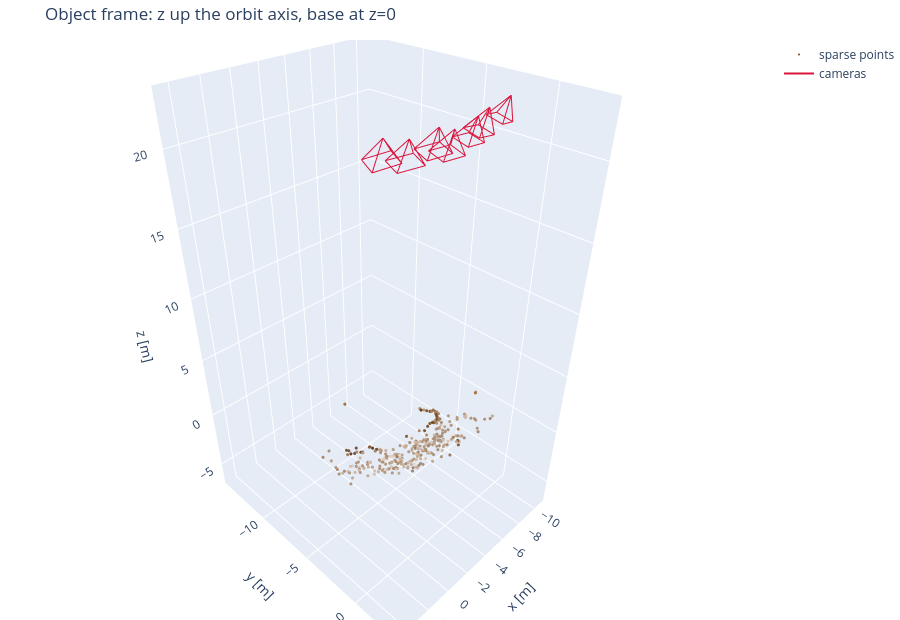

Write notebook code for a chart like this one.
### Markdown cell above
## Object frame from the orbit
`object_frame_from_orbit` finds the orbit plane (camera centres) and makes its normal +z, with the base at z=0. Afterwards the object sits upright on the origin, which is what `SplatFit.MATCH_BODY_XY` assumes.

### Code cell
sfm_obj = sfm.in_frame(object_frame_from_orbit(sfm))

sfm_figure(
    sfm_obj.points_world,
    sfm_obj.colors,
    sfm_obj.t_world_cam_list,
    title="Object frame: z up the orbit axis, base at z=0",
).show()
z_obj = sfm_obj.points_world[:, 2]
print(
    f"object-frame z range of sparse points: {np.percentile(z_obj, 2):.3f} .. {np.percentile(z_obj, 98):.3f}"
)

### Figure 1 — Plotly figure (JSON) as saved in the notebook; plotly's stock layout.template omitted (floating-point values rounded to 4 significant figures; data arrays with more than 128 entries replaced by an {"elided": "..."} marker saying what was removed)
{"data": [{"hoverinfo": "skip", "marker": {"color": {"elided": "349 str values"}, "size": 1.8}, "mode": "markers", "name": "sparse points", "type": "scatter3d", "x": {"elided": "349 float values"}, "y": {"elided": "349 float values"}, "z": {"elided": "349 float values"}}, {"line": {"color": "crimson", "width": 2}, "mode": "lines", "name": "cameras", "type": "scatter3d", "x": [-8.836, -10.43, -10.64, -9.045, -8.836, NaN, -10.11, -8.836, NaN, -10.11, -10.43, NaN, -10.11, -10.64, NaN, -10.11, -9.045, NaN, -5.994, -7.635, -7.734, -6.093, -5.994, NaN, -7.157, -5.994, NaN, -7.157, -7.635, NaN, -7.157, -7.734, NaN, -7.157, -6.093, NaN, -5.474, -7.132, -7.213, -5.555, -5.474, NaN, -6.571, -5.474, NaN, -6.571, -7.132, NaN, -6.571, -7.213, NaN, -6.571, -5.555, NaN, -3.032, -4.712, -4.65, -2.97, -3.032, NaN, -3.91, -3.032, NaN, -3.91, -4.712, NaN, -3.91, -4.65, NaN, -3.91, -2.97, NaN, -2.301, -3.966, -3.801, -2.136, -2.301, NaN, -2.988, -2.301, NaN, -2.988, -3.966, NaN, -2.988, -3.801, NaN, -2.988, -2.136, NaN, -0.5182, -2.159, -1.92, -0.2794, -0.5182, NaN, -1.102, -0.5182, NaN, -1.102, -2.159, NaN, -1.102, -1.92, NaN, -1.102, -0.2794, NaN, 0.2599, -1.346, -1.063, 0.5431, 0.2599, NaN, -0.1656, 0.2599, NaN, -0.1656, -1.346, NaN, -0.1656, -1.063, NaN, -0.1656, 0.5431, NaN], "y": [-3.053, -3.484, -2.439, -2.008, -3.053, NaN, -2.377, -3.053, NaN, -2.377, -3.484, NaN, -2.377, -2.439, NaN, -2.377, -2.008, NaN, -2.396, -2.637, -1.564, -1.324, -2.396, NaN, -1.614, -2.396, NaN, -1.614, -2.637, NaN, -1.614, -1.564, NaN, -1.614, -1.324, NaN, -2.683, -2.874, -1.797, -1.606, -2.683, NaN, -1.873, -2.683, NaN, -1.873, -2.874, NaN, -1.873, -1.797, NaN, -1.873, -1.606, NaN, -2.203, -2.134, -1.05, -1.119, -2.203, NaN, -1.264, -2.203, NaN, -1.264, -2.134, NaN, -1.264, -1.05, NaN, -1.264, -1.119, NaN, -2.548, -2.29, -1.217, -1.476, -2.548, NaN, -1.525, -2.548, NaN, -1.525, -2.29, NaN, -1.525, -1.217, NaN, -1.525, -1.476, NaN, -2.841, -2.458, -1.399, -1.781, -2.841, NaN, -1.777, -2.841, NaN, -1.777, -2.458, NaN, -1.777, -1.399, NaN, -1.777, -1.781, NaN, -3.733, -3.251, -2.206, -2.689, -3.733, NaN, -2.647, -3.733, NaN, -2.647, -3.251, NaN, -2.647, -2.206, NaN, -2.647, -2.689, NaN], "z": [21.49, 21.16, 20.8, 21.14, 21.49, NaN, 22.45, 21.49, NaN, 22.45, 21.16, NaN, 22.45, 20.8, NaN, 22.45, 21.14, NaN, 21.6, 21.3, 20.98, 21.28, 21.6, NaN, 22.61, 21.6, NaN, 22.61, 21.3, NaN, 22.61, 20.98, NaN, 22.61, 21.28, NaN, 21.15, 20.92, 20.61, 20.84, 21.15, NaN, 22.22, 21.15, NaN, 22.22, 20.92, NaN, 22.22, 20.61, NaN, 22.22, 20.84, NaN, 21.16, 21.06, 20.77, 20.88, 21.16, NaN, 22.32, 21.16, NaN, 22.32, 21.06, NaN, 22.32, 20.77, NaN, 22.32, 20.88, NaN, 21.37, 21.38, 21.09, 21.08, 21.37, NaN, 22.58, 21.37, NaN, 22.58, 21.38, NaN, 22.58, 21.09, NaN, 22.58, 21.08, NaN, 21.16, 21.2, 20.92, 20.87, 21.16, NaN, 22.39, 21.16, NaN, 22.39, 21.2, NaN, 22.39, 20.92, NaN, 22.39, 20.87, NaN, 21.18, 21.34, 21.04, 20.88, 21.18, NaN, 22.46, 21.18, NaN, 22.46, 21.34, NaN, 22.46, 21.04, NaN, 22.46, 20.88, NaN]}], "layout": {"height": 620, "margin": {"b": 0, "l": 0, "r": 0, "t": 40}, "scene": {"aspectmode": "data", "camera": {"up": {"x": 0, "y": 0, "z": 1}}, "xaxis": {"title": {"text": "x [m]"}}, "yaxis": {"title": {"text": "y [m]"}}, "zaxis": {"title": {"text": "z [m]"}}}, "title": {"text": "Object frame: z up the orbit axis, base at z=0"}}}
